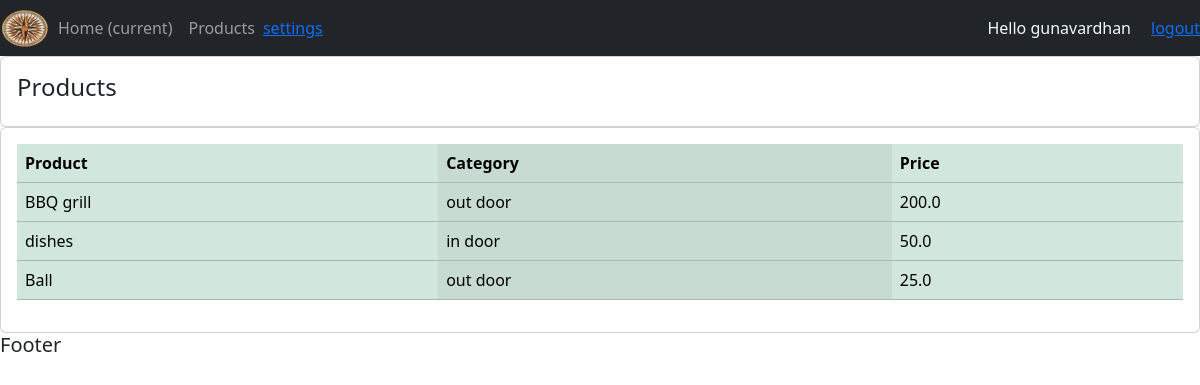
/Products/ (signed in), run on the app's committed database.
### account/models.py (models this page shows, shortened)
class Product(models.Model):
    CATEGORY = (
        ('in door','in door'),
        ('out door','out door')
    )
    name = models.CharField(max_length=200,null=True)
    price = models.FloatField(null=True)
    category = models.CharField(max_length=200,null=True,choices = CATEGORY)
    description = models.CharField(max_length=200,null=True)
    tag = models.ManyToManyField(Tag)
    date_created = models.DateTimeField(auto_now_add = True,null=True)

### account/decorators.py (the view)
        def wrapper_func(request,*args,**kwargs):
            group=None
            if request.user.groups.exists():
                group=request.user.groups.all()[0].name
            if group in allowed_roles:
                return view_func(request,*args,**kwargs)
            return HttpResponse('you are not authorized to view this page')

### account/views.py (called while the page is built)
@login_required(login_url='/login')
@allowed_users(allowed_roles=['admins'])
def Products(request):
    products = Product.objects.all()
    return render(request,'account/Products.html',{'products':products})

### account/templates/account/Products.html
{%extends 'account/Main.html'%}
{%block content%}
<div class="row">
    <div class="col-md">
        <div class="card card-body">
            <h4>Products</h4>
        </div>
        <div class="card card-body">
            <table class="table table-success table-striped-columns">
                <thead>
                    <tr>
                        <th scope="col">Product</th>
                        <th scope="col">Category</th>
                        <th scope="col">Price</th>
                    </tr>
                </thead>
                    {%for i in products%}
                    <tr>
                    <td>{{i.name}}</td>
                    <td>{{i.category}}</td>
                    <td>{{i.price}}</td>
                    </tr>
                    {%endfor%}
            </table>
        </div>
    </div>
</div>
{%endblock%}

### account/templates/account/Navbar.html (shortened to what this page needs)
{% load static %}
<nav class="navbar navbar-expand-lg navbar-dark bg-dark">
    <image src="{%static 'images/poto.png'%}" style="height: 40px; width: 50px;">
    <div class="collapse navbar-collapse" id="navbarNav">
      {%if request.user.is_staff%}
      <ul class="navbar-nav">
        <li class="nav-item active">
          <a class="nav-link" href="{%url 'home'%}">Home <span class="sr-only">(current)</span></a>
        </li>
        <li class="nav-item">
          <a class="nav-link" href="{%url 'products'%}">Products</a>
        </li>
      </ul>
      {%endif%}
      <a href="{%url 'profilesetting'%}">settings</a>
    </div>
    <span style="color: aliceblue;margin-right: 20px;">Hello {{request.user}}</span>
    <span><a href="{%url 'logout_page'%}">logout</a></span>
  </nav>

### data on the page
Product: name "BBQ grill", category "out door", price "200.0"
Product: name "dishes", category "in door", price "50.0"
Product: name "Ball", category "out door", price "25.0"

### other printed values
{{ request.user }} "gunavardhan"
